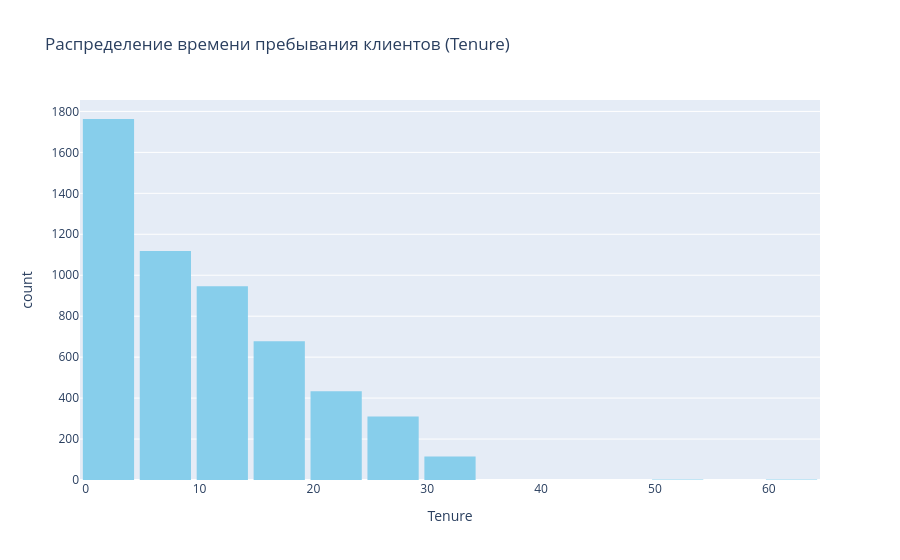

Notebook code cell kept with this figure:
### Markdown cell above
#### Гистограмма (Tenure)

### Code cell
fig2 = px.histogram(df, x='Tenure', nbins=30, color_discrete_sequence=['skyblue'],
                    title='Распределение времени пребывания клиентов (Tenure)')
fig2.update_layout(bargap=0.1)
fig2.show()

### Figure 1 — Plotly figure (JSON) as saved in the notebook; plotly's stock layout.template omitted (floating-point values rounded to 4 significant figures; data arrays with more than 128 entries replaced by an {"elided": "..."} marker saying what was removed)
{"data": [{"bingroup": "x", "hovertemplate": "Tenure=%{x}<br>count=%{y}<extra></extra>", "legendgroup": "", "marker": {"color": "skyblue", "pattern": {"shape": ""}}, "name": "", "nbinsx": 30, "orientation": "v", "showlegend": false, "x": {"elided": "5630 float values"}, "xaxis": "x", "yaxis": "y", "type": "histogram"}], "layout": {"xaxis": {"anchor": "y", "domain": [0, 1], "title": {"text": "Tenure"}}, "yaxis": {"anchor": "x", "domain": [0, 1], "title": {"text": "count"}}, "legend": {"tracegroupgap": 0}, "title": {"text": "Распределение времени пребывания клиентов (Tenure)"}, "barmode": "relative", "bargap": 0.1}}
